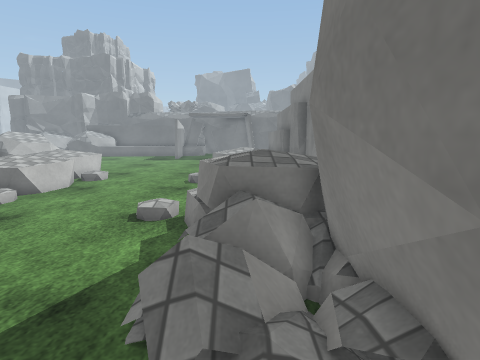
View 1 (above)

23 first-person views from a walk through a Unity game level. The camera is 1.5 m above the floor, tilts 10° down and sees 80° across. The floor is counted in squares, 0.5 m on a side. Each view is taken from the middle of a square. On the plan, view 1 faces up. The plan holds only what a view shows up to about 20 squares ahead; the rest is blank. The place goes on beyond the plan. The player is left out. Some animated figures are not drawn. Surface patterns are stand-ins for the level's own textures.

View 2
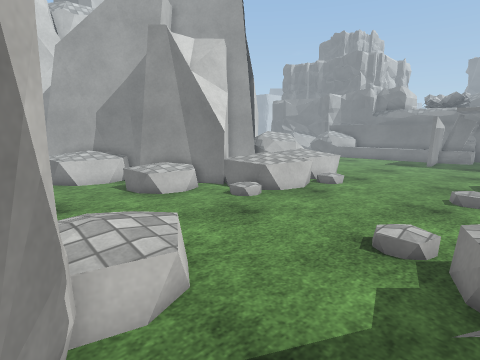

View 3
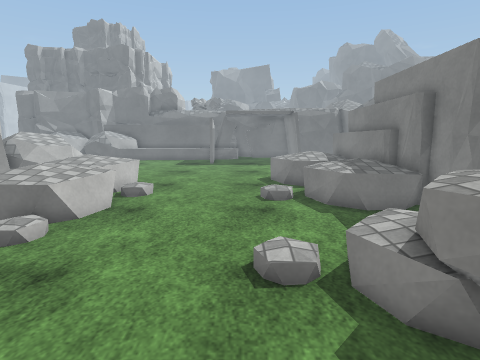

View 4
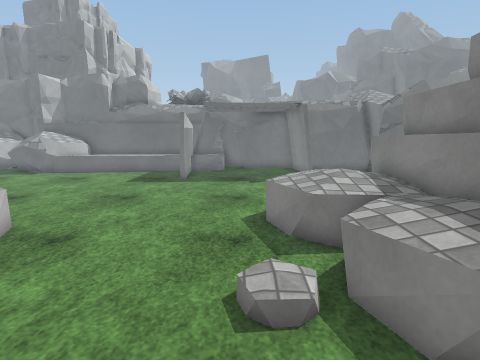

View 5
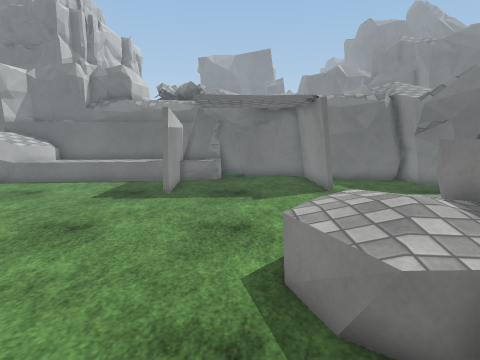

View 6
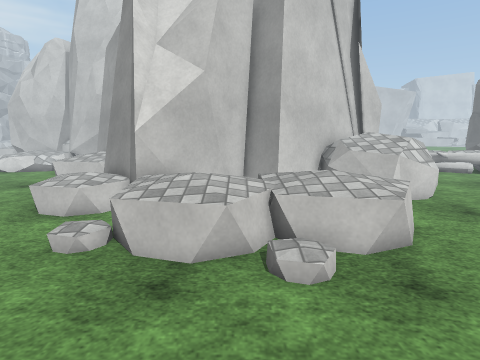

View 7
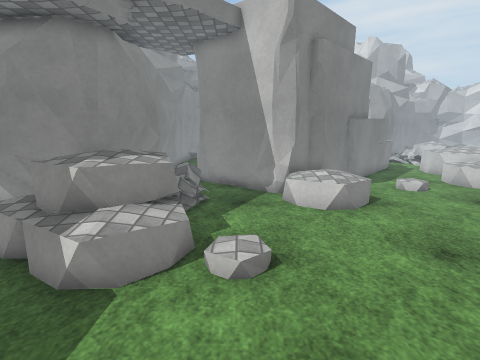

View 8
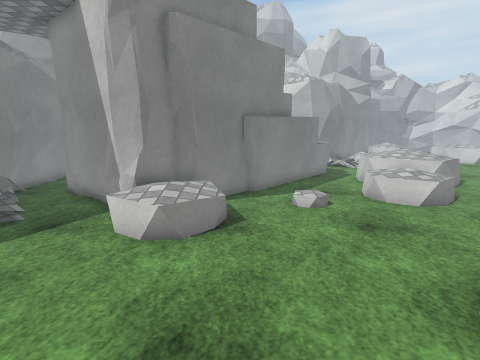

View 9
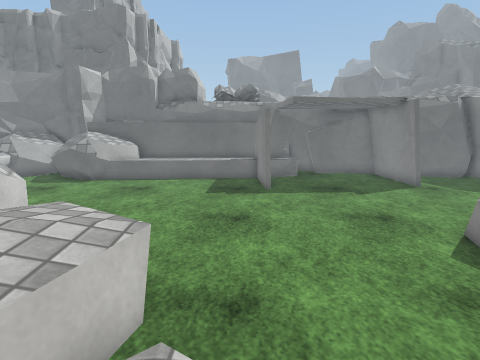

View 10
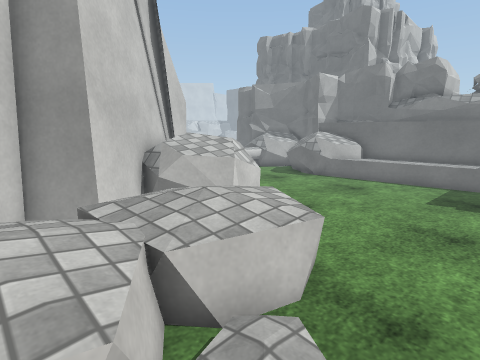

View 11
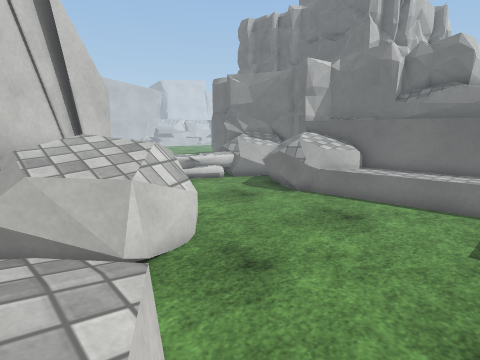

View 12
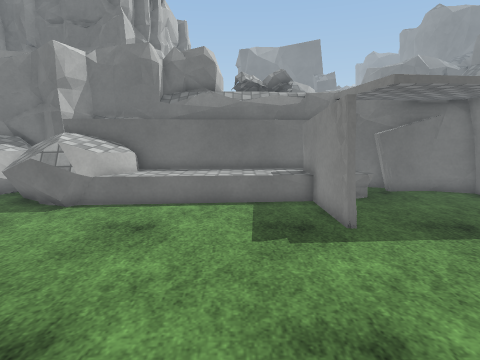

View 13
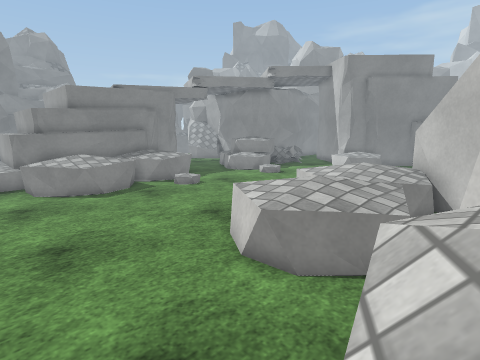

View 14
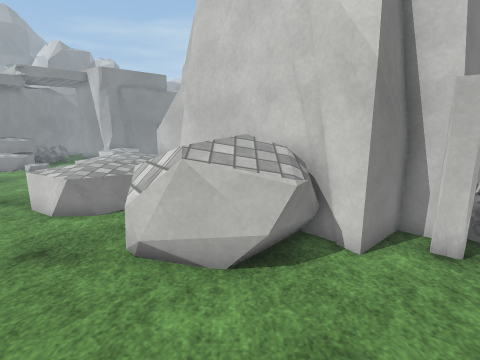

View 15
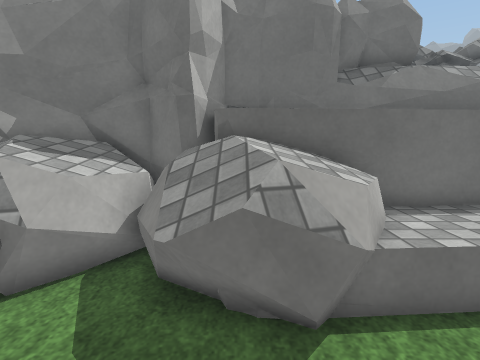

View 16
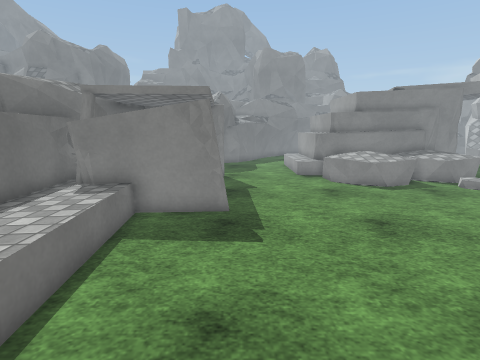

View 17
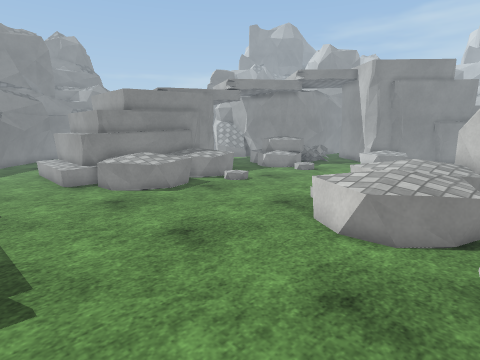

View 18
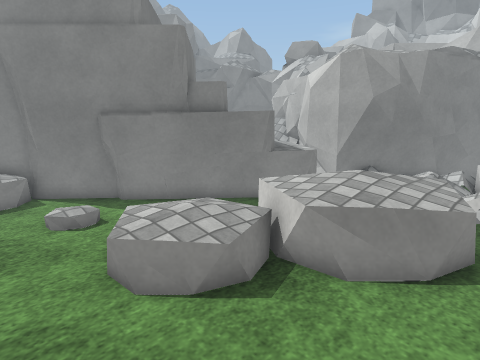

View 19
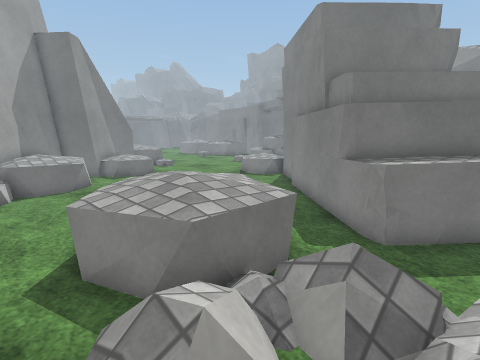

View 20
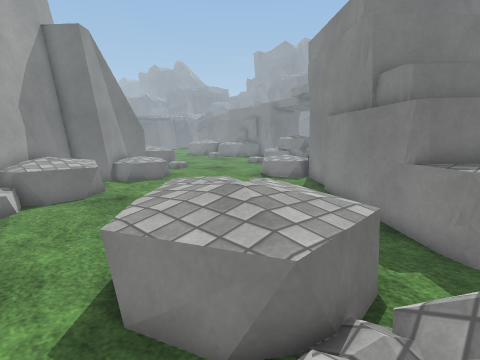

View 21
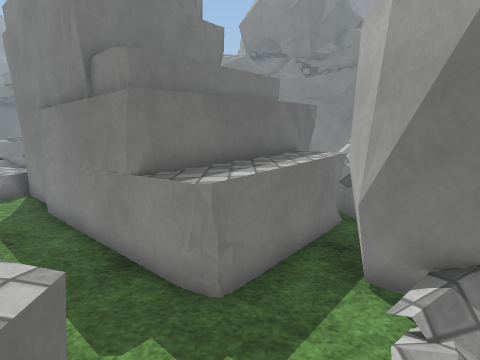

View 22
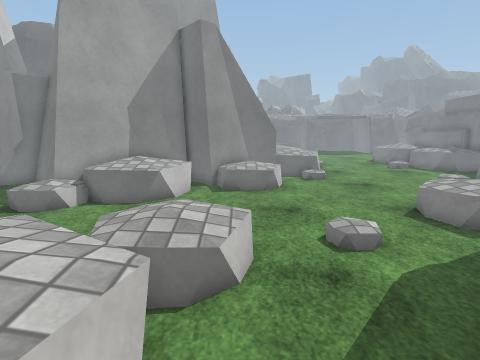

View 23
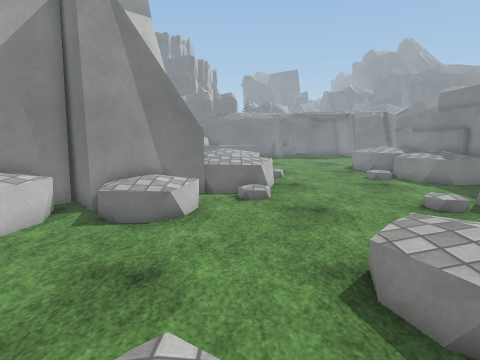

### Floor plan
Key: @ floor where view 1 was taken; # wall or solid block; . main floor; : floor 0.25 m higher than the main floor; + floor 0.5 m higher than the main floor; * floor 0.75 m higher than the main floor; % floor 1 m higher than the main floor; / step, stairs or slope; = window, fence, low wall or low ledge; ^ raised ledge; R rock; P plant; C cylinder; O other object.
Columns run from 23 left of view 1 to 4 right of it. Each row starts with its distance up from view 1.
 37 OOO##
 36 OOOOO      ^^^^^^#####
 35 OOOOOOOO#^^^^^^^#C#######
 34 OOOOOOOOO^^^^^^^#^##....####
 33 OOOOOOOOO^^^^^^^#^##....# ##
 32 ==..OOOO^.......#.......# ..
 31 =...............##......#=..
 30 =...............##......#=..
 29  ...........................
 28   .........................
 27  ...........................
 26 ............................
 25 #...OOOO.................OOO
 24 ###OOOOOO..............RRO^^
 23 ###OOOOOO.............RRR^^^
 22    OOOOOO..R.........RRRR^^
 21     OOOOO.RRR........RRRR^^^
 20      ##O RRRRR.......RRRRR##
 19       ## RRRRR........RRRR#
 18       ###RRRRR:.......RRRR#
 17       ###RRRRR:.....//RRRR#
 16       ##.RRRRRR.....//RRRR##
 15        ##RRRRRR........RRRR#
 14         ##RRRR............ #
 13         ##RRRR...........  #
 12     ##  ###=//...........
 11     ##### ..//........//..
 10    R#.##  +.........:// +.
  9   #RRR.:  :.........//
  8  ##RRR..:.............%
  7 ##*RRR.................PP ##
  6 # RRRR................PRR##
  5  O.............. O..... ##
  4  ..............O  O.... ##
  3  ..............O  ..... #
  2 ......:..../....#####...#
  1 ...../  +..//..##   ##..#
  0 ...../  +.....##     ##@#
 -1 ....R. +.....##       #=#
 -2 ..RRR R.....##          #
 -3 ..RRRRRR...##
 -4 ..RRRRRR..##
 -5 ..RRRRR..##
 -6 ..PPRRR..##
 -7   ......^^##
 -8 .  .  ..^^^##
 -9       ...^^^^#
-10 .    PP.##=^^^#
-11    PP ######^^##

Where each view was taken, in squares from view 1:
view 1: 0 up, 0 right, facing up
view 2: 2 up, 1 left, facing up-left
view 3: 4 up, 4 left, facing up
view 4: 12 up, 3 left, facing up
view 5: 16 up, 3 left, facing up
view 6: 16 up, 3 left, facing left
view 7: 16 up, 3 left, facing down
view 8: 13 up, 9 left, facing down
view 9: 15 up, 8 left, facing up
view 10: 15 up, 7 left, facing up-left
view 11: 20 up, 9 left, facing up-left
view 12: 21 up, 10 left, facing up
view 13: 26 up, 16 left, facing down-right
view 14: 31 up, 18 left, facing down
view 15: 28 up, 18 left, facing up
view 16: 29 up, 17 left, facing right
view 17: 29 up, 15 left, facing down-right
view 18: 4 up, 22 left, facing down-right
view 19: 10 down, 23 left, facing up-right
view 20: 8 down, 23 left, facing up-right
view 21: 8 down, 20 left, facing right
view 22: 6 down, 15 left, facing up
view 23: 1 down, 11 left, facing up
